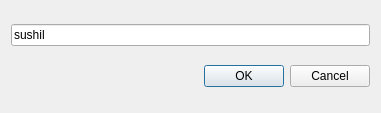
<?xml version="1.0" encoding="UTF-8"?>
<ui version="4.0">
 <class>Dialog</class>
 <widget class="QDialog" name="Dialog">
  <property name="geometry">
   <rect>
    <x>0</x>
    <y>0</y>
    <width>381</width>
    <height>113</height>
   </rect>
  </property>
  <property name="windowTitle">
   <string>new team</string>
  </property>
  <layout class="QVBoxLayout" name="verticalLayout">
   <item>
    <widget class="QLineEdit" name="lineEdit">
     <property name="text">
      <string>sushil</string>
     </property>
    </widget>
   </item>
   <item>
    <widget class="QDialogButtonBox" name="buttonBox">
     <property name="orientation">
      <enum>Qt::Horizontal</enum>
     </property>
     <property name="standardButtons">
      <set>QDialogButtonBox::Cancel|QDialogButtonBox::Ok</set>
     </property>
    </widget>
   </item>
  </layout>
 </widget>
 <resources/>
 <connections>
  <connection>
   <sender>buttonBox</sender>
   <signal>accepted()</signal>
   <receiver>Dialog</receiver>
   <slot>accept()</slot>
   <hints>
    <hint type="sourcelabel">
     <x>224</x>
     <y>207</y>
    </hint>
    <hint type="destinationlabel">
     <x>157</x>
     <y>274</y>
    </hint>
   </hints>
  </connection>
  <connection>
   <sender>buttonBox</sender>
   <signal>rejected()</signal>
   <receiver>Dialog</receiver>
   <slot>reject()</slot>
   <hints>
    <hint type="sourcelabel">
     <x>292</x>
     <y>209</y>
    </hint>
    <hint type="destinationlabel">
     <x>286</x>
     <y>274</y>
    </hint>
   </hints>
  </connection>
 </connections>
</ui>
